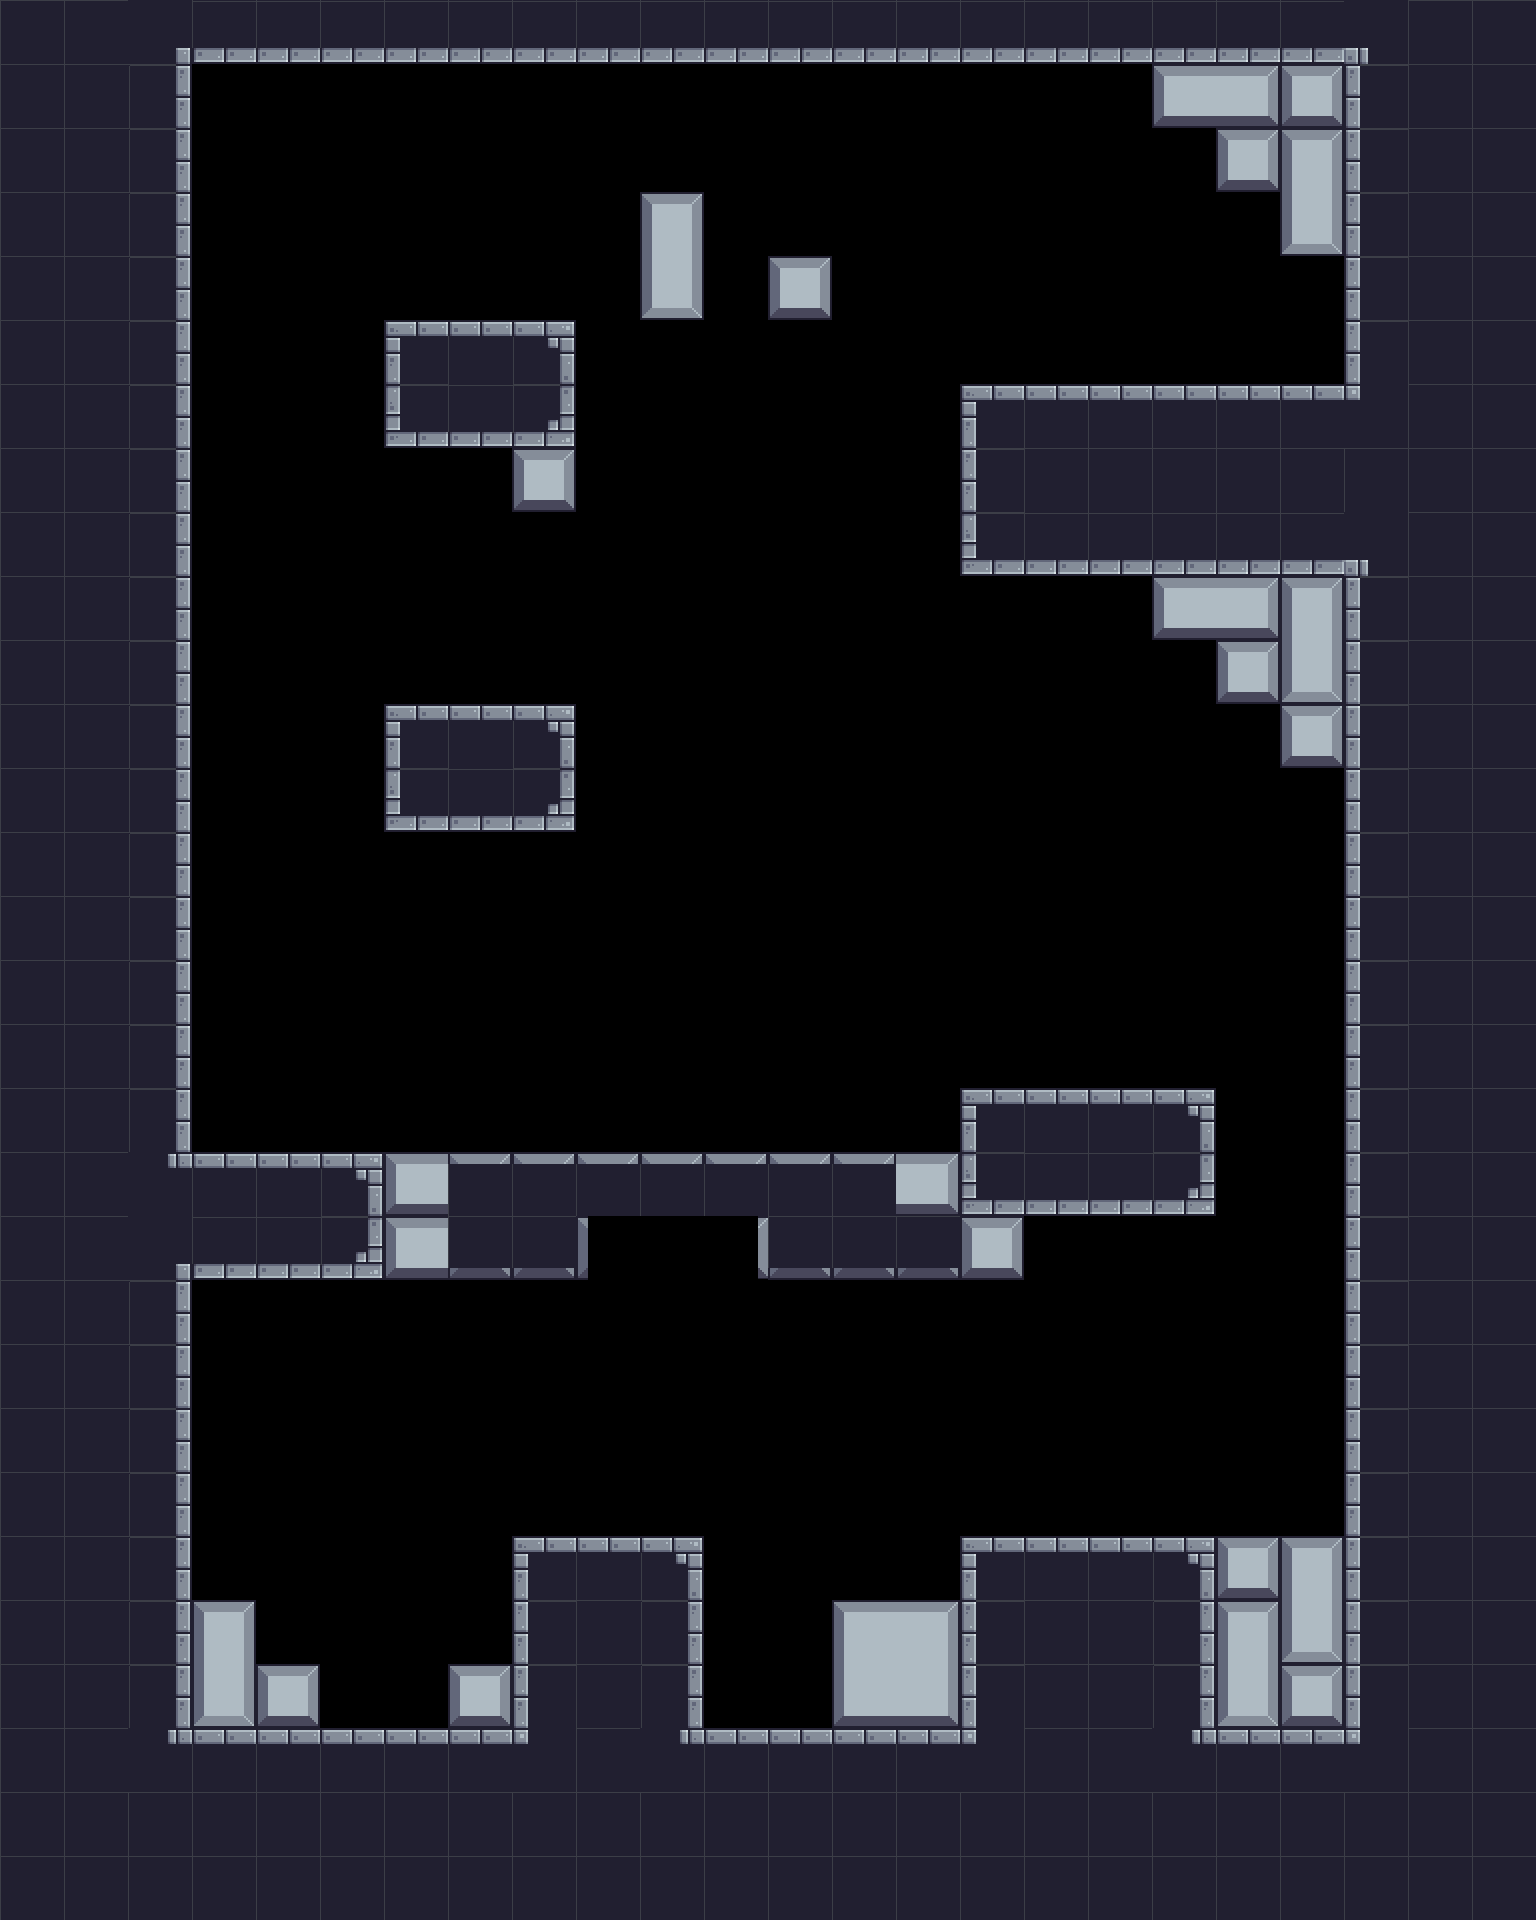

This is a level from a 2D game, rendered from its Tiled map with the project's own tilesets. A one-line summary and the map file follow, with tile-layer data summarised:
An orthogonal 24x30 tile map with 64x64 px tiles, 4 tile layers (BG, Terrain, Platforms, FG), 8 tilesets and 78 objects (51x silver, 8x saw, 3x floor_spike, 3x potion, 2x spike, ...).

<map version="1.10" tiledversion="1.11.2" orientation="orthogonal" renderorder="right-down" width="24" height="30" tilewidth="64" tileheight="64" infinite="0" nextlayerid="14" nextobjectid="204">
 <tileset firstgid="1" source="../tilesets/outside.tsx" />
 <tileset firstgid="49" source="../tilesets/items.tsx" />
 <tileset firstgid="54" source="../tilesets/inside.tsx" />
 <tileset firstgid="150" source="../tilesets/extra.tsx" />
 <tileset firstgid="216" source="../tilesets/objects.tsx" />
 <tileset firstgid="244" source="../tilesets/platforms.tsx" />
 <tileset firstgid="252" source="../tilesets/enemies.tsx" />
 <tileset firstgid="252" source="../tilesets/grass.tsx" />
 <layer id="9" name="BG" width="24" height="30">
  <data>[720 cells, 12 non-empty, 1 distinct tile ids]</data>
 </layer>
 <objectgroup id="12" name="BG details" class="window" />
 <layer id="1" name="Terrain" width="24" height="30">
  <data>[720 cells, 365 non-empty, 26 distinct tile ids]</data>
 </layer>
 <layer id="5" name="Platforms" width="24" height="30">
  <data>[720 cells, 0 non-empty, 0 distinct tile ids]</data>
 </layer>
 <layer id="10" name="FG" width="24" height="30">
  <data>[720 cells, 0 non-empty, 0 distinct tile ids]</data>
 </layer>
 <objectgroup id="4" name="Objects">
  <object id="4" name="flag" gid="219" x="1184" y="384" width="68" height="186" />
  <object id="15" name="player" gid="223" x="192" y="1272" width="74" height="56" />
  <object id="134" name="saw" x="352" y="352" width="64" height="64">
   <properties>
    <property name="speed" type="int" value="0" />
   </properties>
  </object>
  <object id="135" name="saw" x="352" y="736" width="64" height="64">
   <properties>
    <property name="speed" type="int" value="0" />
   </properties>
  </object>
  <object id="140" name="saw" x="896" y="512" width="64" height="64">
   <properties>
    <property name="speed" type="int" value="0" />
   </properties>
  </object>
  <object id="141" name="saw" x="832" y="448" width="64" height="64">
   <properties>
    <property name="speed" type="int" value="0" />
   </properties>
  </object>
  <object id="142" name="saw" x="704" y="448" width="64" height="64">
   <properties>
    <property name="speed" type="int" value="0" />
   </properties>
  </object>
  <object id="143" name="saw" x="576" y="448" width="64" height="64">
   <properties>
    <property name="speed" type="int" value="0" />
   </properties>
  </object>
  <object id="178" name="saw" x="640" y="512" width="64" height="64">
   <properties>
    <property name="speed" type="int" value="0" />
   </properties>
  </object>
  <object id="179" name="saw" x="768" y="512" width="64" height="64">
   <properties>
    <property name="speed" type="int" value="0" />
   </properties>
  </object>
  <object id="189" name="floor_spike" gid="1073742050" x="960" y="640" width="64" height="64">
   <properties>
    <property name="inverted" type="bool" value="true" />
   </properties>
  </object>
  <object id="190" name="floor_spike" gid="1073742050" x="1024" y="640" width="64" height="64">
   <properties>
    <property name="inverted" type="bool" value="true" />
   </properties>
  </object>
  <object id="191" name="floor_spike" gid="1073742050" x="1088" y="640" width="64" height="64">
   <properties>
    <property name="inverted" type="bool" value="true" />
   </properties>
  </object>
 </objectgroup>
 <objectgroup id="13" name="Moving Objects">
  <object id="81" name="spike" gid="227" x="576" y="1536" width="54" height="54">
   <properties>
    <property name="end_angle" type="int" value="360" />
    <property name="platform" type="bool" value="false" />
    <property name="radius" type="int" value="100" />
    <property name="speed" type="int" value="50" />
    <property name="start_angle" type="int" value="180" />
   </properties>
  </object>
  <object id="87" name="mover" x="385" y="984" width="512" height="10">
   <properties>
    <property name="flip" type="bool" value="false" />
    <property name="platform" type="bool" value="true" />
    <property name="speed" type="int" value="60" />
   </properties>
  </object>
  <object id="137" name="spike" gid="227" x="192" y="128" width="54" height="54">
   <properties>
    <property name="end_angle" type="int" value="90" />
    <property name="platform" type="bool" value="false" />
    <property name="radius" type="int" value="100" />
    <property name="speed" type="int" value="50" />
    <property name="start_angle" type="int" value="0" />
   </properties>
  </object>
  <object id="139" name="mover" x="1024" y="704" width="10" height="320">
   <properties>
    <property name="flip" type="bool" value="false" />
    <property name="platform" type="bool" value="true" />
    <property name="speed" type="int" value="100" />
   </properties>
  </object>
 </objectgroup>
 <objectgroup id="7" name="Items">
  <object id="114" name="silver" gid="52" x="448" y="1408" width="64" height="64" />
  <object id="115" name="silver" gid="52" x="384" y="1344" width="64" height="64" />
  <object id="116" name="silver" gid="52" x="320" y="1472" width="64" height="64" />
  <object id="117" name="silver" gid="52" x="448" y="1536" width="64" height="64" />
  <object id="118" name="silver" gid="52" x="384" y="1472" width="64" height="64" />
  <object id="119" name="silver" gid="52" x="384" y="1600" width="64" height="64" />
  <object id="120" name="silver" gid="52" x="448" y="1472" width="64" height="64" />
  <object id="121" name="silver" gid="52" x="256" y="1472" width="64" height="64" />
  <object id="122" name="gold" gid="50" x="512" y="1472" width="64" height="64" />
  <object id="124" name="silver" gid="52" x="761" y="1359" width="64" height="64" />
  <object id="125" name="silver" gid="52" x="761" y="1423" width="64" height="64" />
  <object id="126" name="silver" gid="52" x="761" y="1487" width="64" height="64" />
  <object id="127" name="silver" gid="52" x="697" y="1423" width="64" height="64" />
  <object id="128" name="silver" gid="52" x="825" y="1423" width="64" height="64" />
  <object id="129" name="silver" gid="52" x="889" y="1487" width="64" height="64" />
  <object id="130" name="silver" gid="52" x="633" y="1487" width="64" height="64" />
  <object id="131" name="silver" gid="52" x="761" y="1551" width="64" height="64" />
  <object id="132" name="diamond" gid="49" x="868" y="1590" width="64" height="64" />
  <object id="138" name="skull" gid="53" x="192" y="128" width="64" height="64" />
  <object id="144" name="silver" gid="52" x="508" y="963" width="64" height="64" />
  <object id="145" name="silver" gid="52" x="260" y="1085" width="64" height="64" />
  <object id="146" name="silver" gid="52" x="192" y="1088" width="64" height="64" />
  <object id="147" name="silver" gid="52" x="704" y="896" width="64" height="64" />
  <object id="148" name="silver" gid="52" x="768" y="896" width="64" height="64" />
  <object id="149" name="silver" gid="52" x="640" y="896" width="64" height="64" />
  <object id="150" name="silver" gid="52" x="768" y="960" width="64" height="64" />
  <object id="151" name="silver" gid="52" x="832" y="960" width="64" height="64" />
  <object id="152" name="silver" gid="52" x="704" y="960" width="64" height="64" />
  <object id="153" name="silver" gid="52" x="640" y="960" width="64" height="64" />
  <object id="154" name="silver" gid="52" x="576" y="960" width="64" height="64" />
  <object id="155" name="silver" gid="52" x="704" y="832" width="64" height="64" />
  <object id="156" name="silver" gid="52" x="768" y="256" width="64" height="64" />
  <object id="157" name="silver" gid="52" x="640" y="192" width="64" height="64" />
  </objectgroup>
 <objectgroup id="6" name="Enemies">
  <!-- 2 objects omitted --></objectgroup>
 <objectgroup id="2" name="Water" />
 <objectgroup id="8" name="Data">
  <!-- 1 objects omitted --></objectgroup>
</map>
<!-- 28 of 78 objects omitted -->
